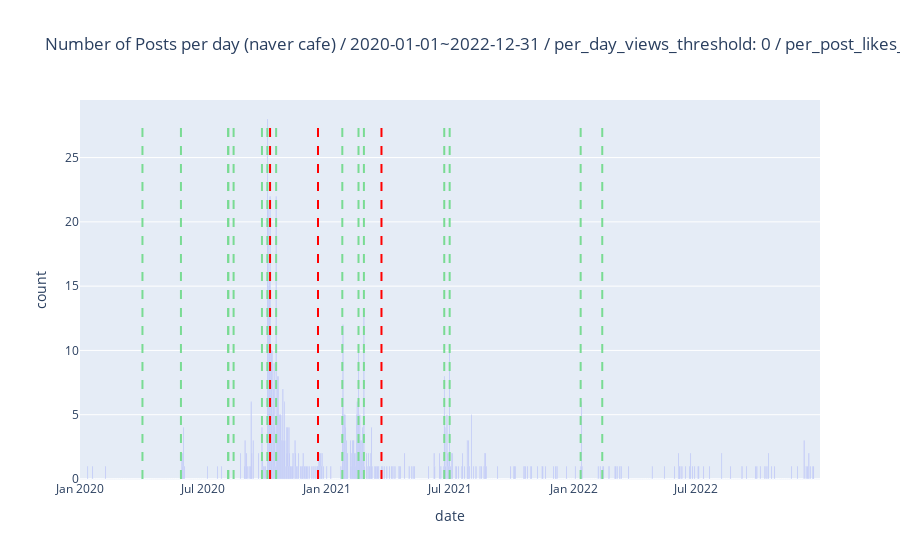

Source (notebook cell):
### Code cell
# minimum filtering wo ewm
vis_df = filtered_by_keyword_naver_cafe_posts_df
day_start = '2020-01-01'
day_end = '2022-12-31'
per_day_views_threshold = 0
per_post_likes_threshold = 0
title = f'Number of Posts per day (naver cafe) / {day_start}~{day_end} / per_day_views_threshold: {per_day_views_threshold} / per_post_likes_threshold: {per_post_likes_threshold}' 
vis_df = plot_per_day_post_count_plotly_with_events(filtered_by_keyword_naver_cafe_posts_df, title=title,\
    day_start=day_start, day_end=day_end, \
    per_post_likes_threshold=per_post_likes_threshold, \
    per_day_views_threshold=per_day_views_threshold, \
    events=events, \
)

### Figure 1 — Plotly figure (JSON) as saved in the notebook; plotly's stock layout.template omitted (floating-point values rounded to 4 significant figures; data arrays with more than 128 entries replaced by an {"elided": "..."} marker saying what was removed)
{"data": [{"name": "filtered_count", "type": "bar", "x": {"elided": "1096 str values"}, "y": {"elided": "1096 int values"}}], "layout": {"shapes": [{"line": {"color": "Red", "dash": "dash", "width": 2}, "type": "line", "x0": "2020-10-08", "x1": "2020-10-08", "y0": 0, "y1": 28}, {"line": {"color": "Red", "dash": "dash", "width": 2}, "type": "line", "x0": "2020-12-18", "x1": "2020-12-18", "y0": 0, "y1": 28}, {"line": {"color": "Red", "dash": "dash", "width": 2}, "type": "line", "x0": "2021-03-22", "x1": "2021-03-22", "y0": 0, "y1": 28}, {"line": {"color": "#79db93", "dash": "dash", "width": 2}, "type": "line", "x0": "2021-02-24", "x1": "2021-02-24", "y0": 0, "y1": 28}, {"line": {"color": "#79db93", "dash": "dash", "width": 2}, "type": "line", "x0": "2020-04-02", "x1": "2020-04-02", "y0": 0, "y1": 28}, {"line": {"color": "#79db93", "dash": "dash", "width": 2}, "type": "line", "x0": "2020-05-29", "x1": "2020-05-29", "y0": 0, "y1": 28}, {"line": {"color": "#79db93", "dash": "dash", "width": 2}, "type": "line", "x0": "2020-08-07", "x1": "2020-08-07", "y0": 0, "y1": 28}, {"line": {"color": "#79db93", "dash": "dash", "width": 2}, "type": "line", "x0": "2020-08-15", "x1": "2020-08-15", "y0": 0, "y1": 28}, {"line": {"color": "#79db93", "dash": "dash", "width": 2}, "type": "line", "x0": "2020-09-26", "x1": "2020-09-26", "y0": 0, "y1": 28}, {"line": {"color": "#79db93", "dash": "dash", "width": 2}, "type": "line", "x0": "2020-08-07", "x1": "2020-08-07", "y0": 0, "y1": 28}, {"line": {"color": "#79db93", "dash": "dash", "width": 2}, "type": "line", "x0": "2020-10-04", "x1": "2020-10-04", "y0": 0, "y1": 28}, {"line": {"color": "#79db93", "dash": "dash", "width": 2}, "type": "line", "x0": "2020-10-17", "x1": "2020-10-17", "y0": 0, "y1": 28}, {"line": {"color": "#79db93", "dash": "dash", "width": 2}, "type": "line", "x0": "2021-01-23", "x1": "2021-01-23", "y0": 0, "y1": 28}, {"line": {"color": "#79db93", "dash": "dash", "width": 2}, "type": "line", "x0": "2021-02-16", "x1": "2021-02-16", "y0": 0, "y1": 28}, {"line": {"color": "#79db93", "dash": "dash", "width": 2}, "type": "line", "x0": "2021-06-23", "x1": "2021-06-23", "y0": 0, "y1": 28}, {"line": {"color": "#79db93", "dash": "dash", "width": 2}, "type": "line", "x0": "2021-07-01", "x1": "2021-07-01", "y0": 0, "y1": 28}, {"line": {"color": "#79db93", "dash": "dash", "width": 2}, "type": "line", "x0": "2022-01-11", "x1": "2022-01-11", "y0": 0, "y1": 28}, {"line": {"color": "#79db93", "dash": "dash", "width": 2}, "type": "line", "x0": "2022-02-12", "x1": "2022-02-12", "y0": 0, "y1": 28}], "title": {"text": "Number of Posts per day (naver cafe) / 2020-01-01~2022-12-31 / per_day_views_threshold: 0 / per_post_likes_threshold: 0"}, "xaxis": {"title": {"text": "date"}}, "yaxis": {"title": {"text": "count"}}}}
